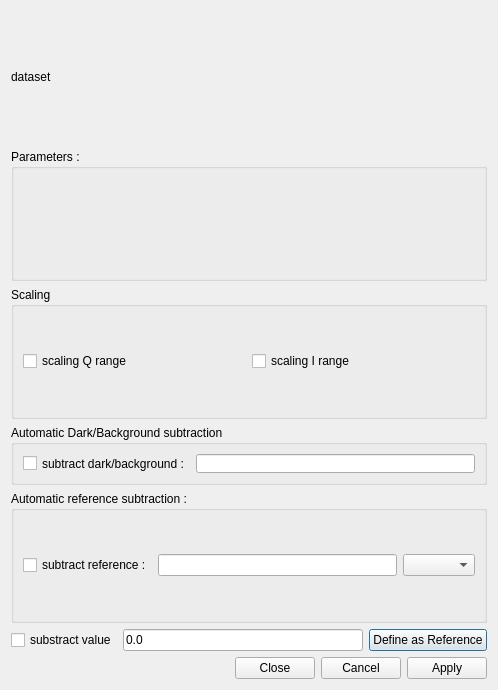
<?xml version="1.0" encoding="UTF-8"?>
<ui version="4.0">
 <class>dlgSAXSAbsolute</class>
 <widget class="QDialog" name="dlgSAXSAbsolute">
  <property name="geometry">
   <rect>
    <x>0</x>
    <y>0</y>
    <width>498</width>
    <height>690</height>
   </rect>
  </property>
  <property name="minimumSize">
   <size>
    <width>0</width>
    <height>553</height>
   </size>
  </property>
  <property name="windowTitle">
   <string>Absolute Intensities</string>
  </property>
  <layout class="QVBoxLayout" name="verticalLayout">
   <item>
    <widget class="QLabel" name="labelDataset">
     <property name="minimumSize">
      <size>
       <width>0</width>
       <height>20</height>
      </size>
     </property>
     <property name="baseSize">
      <size>
       <width>0</width>
       <height>0</height>
      </size>
     </property>
     <property name="text">
      <string>dataset</string>
     </property>
     <property name="alignment">
      <set>Qt::AlignJustify|Qt::AlignVCenter</set>
     </property>
    </widget>
   </item>
   <item>
    <widget class="QGroupBox" name="groupBox">
     <property name="title">
      <string>Parameters :</string>
     </property>
     <layout class="QGridLayout" name="gridLayout">
      <item row="0" column="0">
       <layout class="QFormLayout" name="formLayout">
        <property name="fieldGrowthPolicy">
         <enum>QFormLayout::AllNonFixedFieldsGrow</enum>
        </property>
        <property name="labelAlignment">
         <set>Qt::AlignRight|Qt::AlignTrailing|Qt::AlignVCenter</set>
        </property>
       </layout>
      </item>
     </layout>
    </widget>
   </item>
   <item>
    <widget class="QGroupBox" name="groupBox_2">
     <property name="title">
      <string>Scaling</string>
     </property>
     <layout class="QHBoxLayout" name="horizontalLayout">
      <item>
       <widget class="QCheckBox" name="checkQrange">
        <property name="text">
         <string>scaling Q range</string>
        </property>
       </widget>
      </item>
      <item>
       <widget class="QCheckBox" name="checkIrange">
        <property name="text">
         <string>scaling I range</string>
        </property>
       </widget>
      </item>
     </layout>
    </widget>
   </item>
   <item>
    <widget class="QGroupBox" name="groupBoxBack">
     <property name="maximumSize">
      <size>
       <width>16777215</width>
       <height>60</height>
      </size>
     </property>
     <property name="title">
      <string>Automatic Dark/Background subtraction</string>
     </property>
     <layout class="QVBoxLayout" name="verticalLayout_3">
      <item>
       <layout class="QHBoxLayout" name="horizontalLayout_3">
        <item>
         <widget class="QCheckBox" name="checkSubtractBack">
          <property name="maximumSize">
           <size>
            <width>16777215</width>
            <height>20</height>
           </size>
          </property>
          <property name="text">
           <string>subtract dark/background :</string>
          </property>
         </widget>
        </item>
        <item>
         <widget class="QLineEdit" name="txtBackground"/>
        </item>
       </layout>
      </item>
     </layout>
    </widget>
   </item>
   <item>
    <widget class="QGroupBox" name="groupBoxReference">
     <property name="enabled">
      <bool>true</bool>
     </property>
     <property name="title">
      <string>Automatic reference subtraction :</string>
     </property>
     <layout class="QVBoxLayout" name="verticalLayout_2">
      <item>
       <layout class="QHBoxLayout" name="horizontalLayout_4">
        <item>
         <widget class="QCheckBox" name="checkSubstractRef">
          <property name="text">
           <string>subtract reference :</string>
          </property>
         </widget>
        </item>
        <item>
         <widget class="QLineEdit" name="txtReference"/>
        </item>
        <item>
         <widget class="QComboBox" name="comboBoxReference"/>
        </item>
       </layout>
      </item>
     </layout>
    </widget>
   </item>
   <item>
    <layout class="QHBoxLayout" name="horizontalLayout_2">
     <item>
      <widget class="QCheckBox" name="chkReferenceValue">
       <property name="text">
        <string>substract value</string>
       </property>
      </widget>
     </item>
     <item>
      <widget class="QLineEdit" name="txtValue">
       <property name="text">
        <string>0.0</string>
       </property>
      </widget>
     </item>
     <item>
      <widget class="QPushButton" name="btnDefineAsReference">
       <property name="text">
        <string>Define as Reference</string>
       </property>
      </widget>
     </item>
    </layout>
   </item>
   <item>
    <widget class="QDialogButtonBox" name="buttonBox">
     <property name="orientation">
      <enum>Qt::Horizontal</enum>
     </property>
     <property name="standardButtons">
      <set>QDialogButtonBox::Apply|QDialogButtonBox::Cancel|QDialogButtonBox::Close</set>
     </property>
    </widget>
   </item>
  </layout>
 </widget>
 <resources/>
 <connections>
  <connection>
   <sender>buttonBox</sender>
   <signal>rejected()</signal>
   <receiver>dlgSAXSAbsolute</receiver>
   <slot>reject()</slot>
   <hints>
    <hint type="sourcelabel">
     <x>316</x>
     <y>260</y>
    </hint>
    <hint type="destinationlabel">
     <x>286</x>
     <y>274</y>
    </hint>
   </hints>
  </connection>
 </connections>
</ui>
